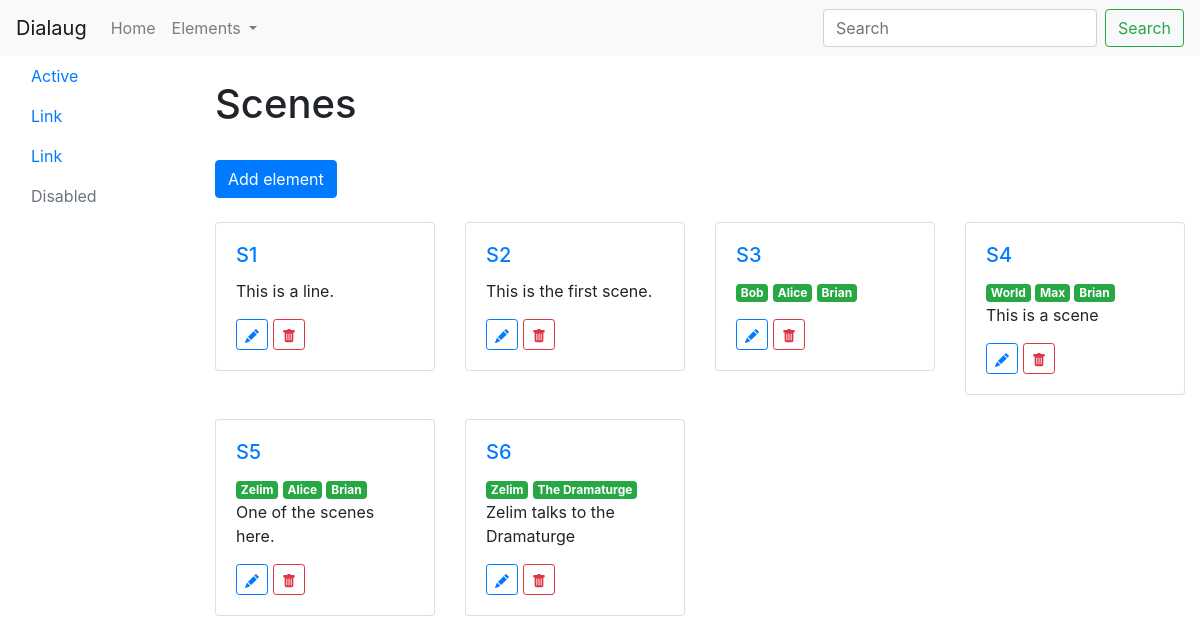
The app's page /scenes/, older data.
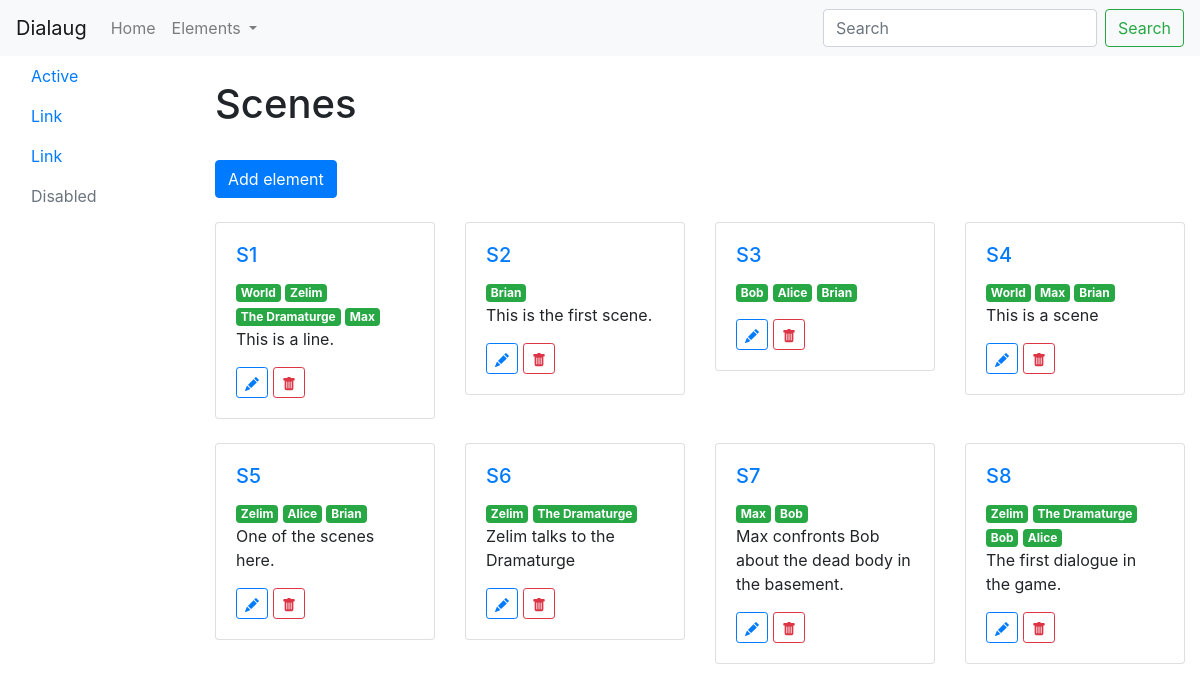
The same page, newer data.
### scenes/models.py (models this page shows, shortened)
class Scene(models.Model):
    description = models.TextField(default='')
    characters = models.ManyToManyField(Character)
    def get_absolute_url(self):
        return reverse('scenes:show-scene', kwargs={'pk': self.pk})
    def get_edit_url(self):
        return reverse('scenes:edit-scene', kwargs={'pk': self.pk})
    def get_delete_url(self):
        return reverse('scenes:delete-scene', kwargs={'pk': self.pk})

### characters/models.py (models this page shows, shortened)
class Character(models.Model):
    name = models.CharField(blank=True, null=True, max_length=80)
    age = models.PositiveSmallIntegerField(blank=True, null=True)
    gender = models.CharField(blank=True, null=True, max_length=80)
    code = models.CharField(blank=True, null=True, max_length=6)
    description = models.TextField(blank=True, null=True)
    def get_absolute_url(self):
        return reverse("characters:show-character", kwargs={'pk': self.id})

### scenes/views.py (the view)
# urls.py: path('', views.IndexView.as_view(), name='index'),
class IndexView(generic.ListView):
    template_name = 'scenes/index.html'
    context_object_name = "scenes"
    def get_queryset(self):
        return Scene.objects.all()

### scenes/templates/scenes/index.html (shortened to what this page needs)
{% extends 'base.html' %}
{% block content %}
<div class="container-fluid">
    <div class="row">
        {% include 'side_nav.html' %}
        <div class="col-md-10">
                <br>
                <div class="row">
                    <div class="col-md-12">
                        <h1>Scenes</h1>
                        {% include 'create_header.html' %}
                        <div class="row">
                            {% for scene in scenes %}
                            <div class="col-md-3">
                                <div class="card">
                                    <div class="card-body">
                                        <h5 class="card-title"><a href="{{ scene.get_absolute_url }}">S{{ scene.pk }}</a></h5>
                                        {% for character in scene.characters.all %}
                                        <a href="{{ character.get_absolute_url }}"><span class="badge badge-success">{{ character.name }}</span></a>
                                        {% endfor %}
                                        <p class="card-text">{{ scene.description }}</p>
                                        <a href="{{ scene.get_edit_url }}" class="btn btn-outline-primary btn-sm">
                                        </a>
                                        <a href="{{ scene.get_delete_url }}" class="btn btn-outline-danger btn-sm">
                                        </a>
                                    </div>
                                </div>
                                <br>
                            </div>
                            {% endfor %}
                        </div>
                    </div>
                </div>
        </div>
    </div>
</div>
{% endblock %}

Row changes from the older to the newer data that the page shows:
changed Scene "This is a line.": gains Character (name "World"); gains Character (name "Zelim"); gains Character (name "The Dramaturge"); gains Character (name "Max")
changed Scene "This is the first scene.": gains Character (name "Brian")
added Scene: pk "7", description "Max confronts Bob about the dead body in the basement.", Character (name "Max"), Character (name "Bob")
added Scene: pk "8", description "The first dialogue in the game.", Character (name "Zelim"), Character (name "The Dramaturge"), Character (name "Bob"), Character (name "Alice")
